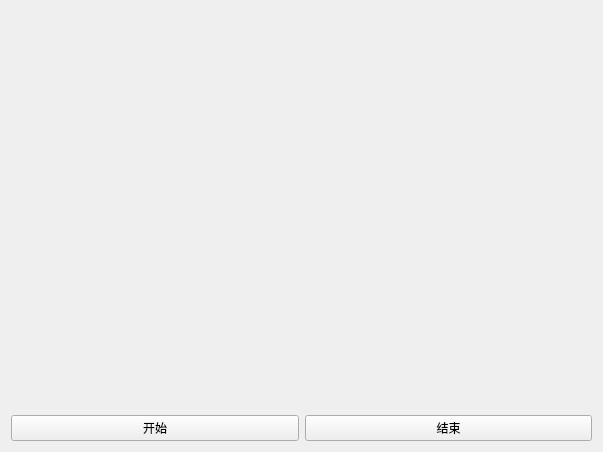
<?xml version="1.0" encoding="UTF-8"?>
<ui version="4.0">
 <class>VlcPlayerClass</class>
 <widget class="QWidget" name="VlcPlayerClass">
  <property name="geometry">
   <rect>
    <x>0</x>
    <y>0</y>
    <width>603</width>
    <height>452</height>
   </rect>
  </property>
  <property name="windowTitle">
   <string>VlcPlayer</string>
  </property>
  <layout class="QGridLayout" name="gridLayout">
   <item row="1" column="0">
    <widget class="QPushButton" name="startButton">
     <property name="text">
      <string>开始</string>
     </property>
    </widget>
   </item>
   <item row="1" column="1">
    <widget class="QPushButton" name="stopButton">
     <property name="text">
      <string>结束</string>
     </property>
    </widget>
   </item>
   <item row="0" column="0" colspan="2">
    <widget class="QLabel" name="video">
     <property name="text">
      <string/>
     </property>
    </widget>
   </item>
  </layout>
 </widget>
 <layoutdefault spacing="6" margin="11"/>
 <resources>
  <include location="VlcPlayer.qrc"/>
 </resources>
 <connections/>
</ui>
